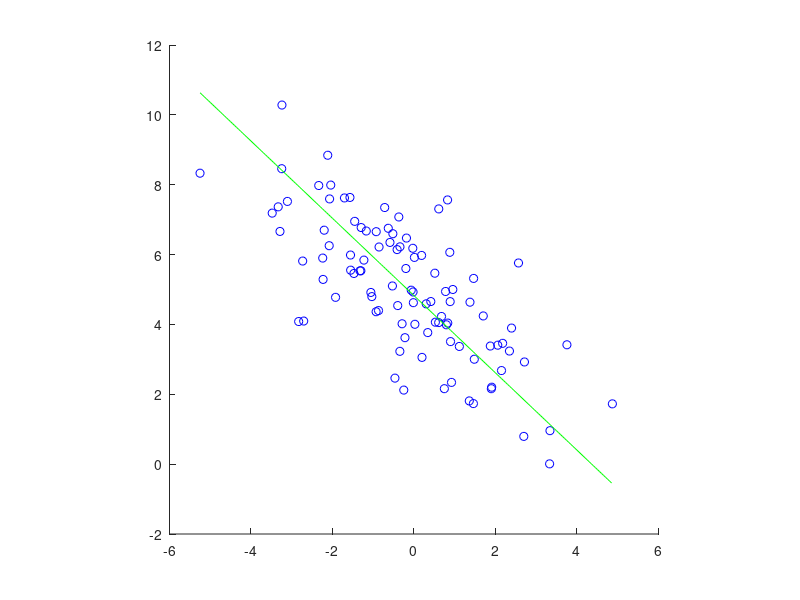

The MATLAB source for this figure:
clear all;,close all;
X=load('sample2d.txt');
[d,n]=size(X);

%% d次元の平均ベクトルを求める
m=zeros(d,1);
for ii = 1 : n
  m=m+X(:,ii);
end
m=m./n;

%% dxdの分散共分散行列を求める
%% まずは自己相関行列Rを求める
R=zeros(d,d);
for ii = 1 : n
    R = R + X(:, ii)*X(:, ii)';
end
R=R./n;


%Rとmを使って分散共分散行列Sを求める
S=R-m*m';

% Sの固有値と固有ベクトルを求める
%D...Sの固有値が対角要素に格納された行列
%U...各固有値に対応する固有ベクトルが縦に格納された行列
[U D]=eig(S); 


%valueはD(固有値)の対角要素の最大値
[value index]=max(diag(D));
disp(index);
disp(value);

% 最大固有値に対応する固有ベクトルから直線の傾きaを求める
V = U(index,:)
a = V(2)/V(1)
% 傾きがaである直線が点mを通ることを利用して切片bを求める
b = m(2) - a * m(1);
disp(b);


u=U(:, index)
z=u'*S*u;
disp(z);



% 直線ax+bを緑の直線で描画
x=[min(X(1,:)):.05:max(X(1,:))];
figure(1),clf,hold on,plot(X(1,:),X(2,:),'bo');
figure(1),plot(x,a.*x+b,'g-'); %直線ax+bを描画
axis square
